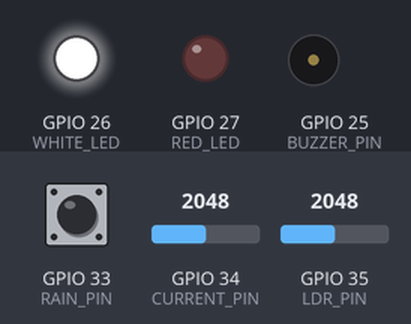
Bench run of a sketch on a simulated ESP32. Parts: output pins drawn as LEDs (lit = HIGH), buzzer (waves = sounding). The test bench sets the inputs (shaded band); at power-on: GPIO 35 (LDR_PIN) = 2048, GPIO 33 (RAIN_PIN) HIGH, GPIO 34 (CURRENT_PIN) = 2048 (analog values on the 0–4095 scale). WiFi joins after 1.5 s; servers stay silent unless stated; uploads are accepted with an empty reply; the local clock reads 2024-03-15 10:24:30 at power-on unless the sketch sets it; what the sketch prints to the serial monitor is not drawn.

Above: at 3.1 s.
3.2 s: GPIO 35 (LDR_PIN) set to 2636
4.7 s: GPIO 35 (LDR_PIN) set to 2723
At 5.8 s:
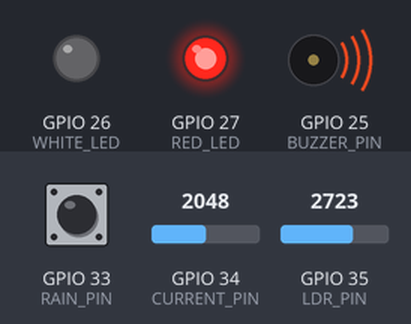
6.2 s: GPIO 35 (LDR_PIN) set to 2047
At 7.1 s:
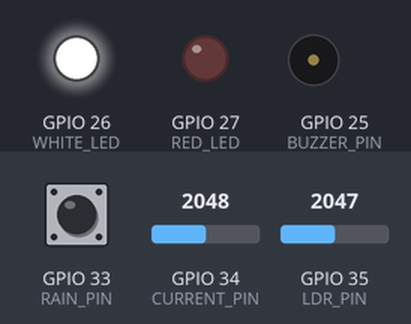
7.7 s: GPIO 35 (LDR_PIN) set to 2866
At 8.1 s:
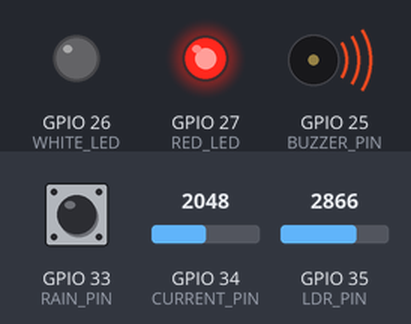
Timing chart, 0 to 10.2 s (numbered marks = the images above; inputs shaded):
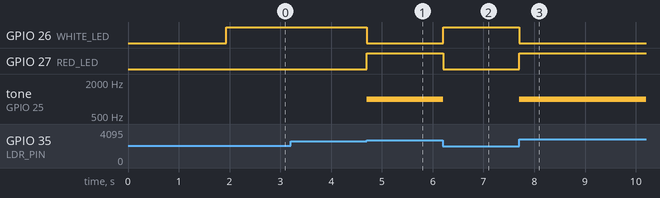

The sketch:

gunes_paneli.ino
```cpp
/* ============================================================
   Karakodak — Güneş Paneli İzleme Sistemi (ESP32)
   PRODUCTION / DAYANIKLI SÜRÜM
   ------------------------------------------------------------
   3 sensör okur, paneli değerlendirir, her 3 sn Supabase'e yazar:
     • LDR (ışık)        -> isik_seviyesi (%0-100)
     • ACS712 (akım)     -> uretim_amper  (A)
     • Yağmur sensörü    -> yagis_durumu  (true/false)
   Işık < %35 VEYA yağmur  -> ARIZA (kırmızı LED + buzzer)
   Aksi halde              -> NORMAL (beyaz LED)

   DAYANIKLILIK ÖZELLİKLERİ (İlyas isteği — "en üst düzey"):
     1) Donanım Task Watchdog — loop takılırsa otomatik reboot
     2) Yazılım watchdog — uzun süre başarı yoksa kendini resetler
     3) esp_reset_reason() — her açılışta NEDEN resetlendiğini yazar
     4) Dayanıklı WiFi — kopunca bloklamadan yeniden bağlanır
     5) HTTPS POST — timeout + tekrar denemeli (retry)
     6) Çevrimdışı tampon — internet yokken ölçümleri RAM'de saklar,
        bağlanınca zaman damgasıyla toplu gönderir (veri kaybı yok)
     7) Heap (RAM) izleme — kritik düşerse loglar/reboot
     8) Seviyeli detaylı loglama (uptime + INFO/WARN/ERROR) + sayaçlar

   Gerekli kütüphane: ArduinoJson  |  Kart: ESP32 Dev Module
   ============================================================ */

#include <WiFi.h>
#include <WiFiClientSecure.h>
#include <HTTPClient.h>
#include <ArduinoJson.h>
#include <esp_task_wdt.h>
#include <esp_system.h>
#include <time.h>

// ==================== AYARLAR ====================
const char* WIFI_SSID     = "Karakodak";
const char* WIFI_PASSWORD = "dmnmim01";

// Supabase — karakodak projesi (REST endpoint + anon public key)
const char* SUPABASE_URL  = "https://tfmtsrovkmvnsjozfjui.supabase.co/rest/v1/panel_verileri";
const char* SUPABASE_ANON = "eyJhbGciOiJIUzI1NiIsInR5cCI6IkpXVCJ9.eyJpc3MiOiJzdXBhYmFzZSIsInJlZiI6InRmbXRzcm92a212bnNqb3pmanVpIiwicm9sZSI6ImFub24iLCJpYXQiOjE3ODExOTAwNDMsImV4cCI6MjA5Njc2NjA0M30.qGgaZyRJdtzfzA0CWkbdj1_03ngyh2tbYOWRVTWC-3A";

// ==================== PİNLER ====================
#define LDR_PIN      35   // ışık sensörü   (analog giriş)
#define CURRENT_PIN  34   // ACS712 akım    (analog giriş)
#define RAIN_PIN     33   // yağmur sensörü (dijital; LOW = yağmur)
#define WHITE_LED    26   // NORMAL göstergesi
#define RED_LED      27   // ARIZA göstergesi
#define BUZZER_PIN   25   // ARIZA sesi

// ==================== PARAMETRELER ====================
const unsigned long GONDERIM_ARALIGI   = 3000;     // ms — 3 sn'de bir ölçüm/gönderim
const uint32_t      WDT_TIMEOUT_S       = 30;      // donanım watchdog (loop bu süre takılırsa reboot)
const unsigned long YAZILIM_WDT_MS      = 300000;  // 5 dk hiç başarılı gönderim yoksa kendini resetle
const unsigned long WIFI_BAGLANTI_TIMEOUT = 20000; // WiFi bağlanma denemesi üst sınırı (ms)
const int           HTTP_RETRY           = 2;      // başarısız POST tekrar deneme sayısı
const size_t        KRITIK_HEAP          = 20000;  // bu seviyenin altında reboot (bytes)
const int           TAMPON_BOYUT         = 40;     // çevrimdışı ölçüm tamponu (RAM ring buffer)
const int           STATUS_HER_N_GONDERIM= 20;     // her N gönderimde özet durum logu

// ---- ACS712 akım kalibrasyonu — DİKKAT: voltaj bölücüye bağlı, KALİBRE EDİLMELİ ----
// G34'e gelen sinyal, ACS712 OUT'unun direnç bölücüyle ölçeklenmiş hâli. Doğru amper için:
//   1) Paneli kapat/sök (0 akım), Serial Monitor'de "ACS712 G34: X.XXX V" satırını oku
//   2) O voltajı aşağıdaki ACS712_SIFIR_VOLT'a yaz
//   3) Bilinen bir akımda ölçüp gerekirse ACS712_VOLT_PER_AMP'i ayarla
const float ACS712_SIFIR_VOLT   = 1.65f;   // G34'te 0A iken voltaj (offset) — KALİBRE ET
const float ACS712_VOLT_PER_AMP = 0.185f;  // amper başına voltaj (V/A), bölücüyle ölçekli — KALİBRE ET

// ==================== DURUM / SAYAÇLAR ====================
unsigned long sonGonderim       = 0;
unsigned long sonBasariliEylem  = 0;   // yazılım watchdog referansı (ms)
unsigned long toplamGonderildi  = 0;
unsigned long toplamHata        = 0;
unsigned long ardisikHata       = 0;
size_t        minHeap           = SIZE_MAX;

// Çevrimdışı tampon (ring buffer)
struct Olcum {
  time_t zaman;       // epoch (0 = saat geçersizdi)
  int    isik;
  float  amper;
  bool   yagmur;
  char   durum[8];
};
Olcum  tampon[TAMPON_BOYUT];
int    tamponBas  = 0;
int    tamponSayi = 0;

// ============================================================
// LOGLAMA — [uptime] [SEVIYE] mesaj
// ============================================================
void logf(const char* seviye, const char* fmt, ...) {
  char msg[256];
  va_list args;
  va_start(args, fmt);
  vsnprintf(msg, sizeof(msg), fmt, args);
  va_end(args);
  unsigned long s = millis() / 1000UL;
  Serial.printf("[%02lu:%02lu:%02lu] [%s] %s\n",
                (s / 3600UL), (s / 60UL) % 60UL, s % 60UL, seviye, msg);
}

// ============================================================
// RESET SEBEBİ — "bir arıza olunca ne olduğunu anlayalım"
// ============================================================
const char* resetSebebiYazi(esp_reset_reason_t r) {
  switch (r) {
    case ESP_RST_POWERON:  return "Guc verildi (normal acilis)";
    case ESP_RST_SW:       return "Yazilimdan reset (ESP.restart)";
    case ESP_RST_PANIC:    return "PANIC — kod cokmesi/exception";
    case ESP_RST_INT_WDT:  return "Interrupt watchdog";
    case ESP_RST_TASK_WDT: return "TASK watchdog — loop takildi, otomatik kurtarildi";
    case ESP_RST_WDT:      return "Diger watchdog reset";
    case ESP_RST_BROWNOUT: return "BROWNOUT — besleme voltaji dustu (guc/kablo kontrol et)";
    case ESP_RST_DEEPSLEEP:return "Deep sleep sonrasi uyanma";
    case ESP_RST_EXT:      return "Harici reset (EN pini)";
    default:               return "Bilinmiyor";
  }
}

// ============================================================
// WATCHDOG (donanım) — versiyon güvenli (core 2.x / 3.x)
// ============================================================
void watchdogBaslat() {
#if ESP_ARDUINO_VERSION_MAJOR >= 3
  esp_task_wdt_config_t cfg = {
    .timeout_ms    = WDT_TIMEOUT_S * 1000UL,
    .idle_core_mask = 0,
    .trigger_panic = true
  };
  esp_err_t e = esp_task_wdt_init(&cfg);
  if (e == ESP_ERR_INVALID_STATE) esp_task_wdt_reconfigure(&cfg);
#else
  esp_task_wdt_init(WDT_TIMEOUT_S, true);
#endif
  esp_task_wdt_add(NULL);   // bu task'i (loop) izle
  logf("INFO", "Donanim watchdog aktif: %us", (unsigned)WDT_TIMEOUT_S);
}
inline void watchdogBesle() { esp_task_wdt_reset(); }

// ============================================================
// KURULUM
// ============================================================
void setup() {
  Serial.begin(115200);
  delay(400);
  Serial.println();
  logf("INFO", "====== KARAKODAK GUNES PANELI IZLEME ======");

  // Son reset sebebini yaz (arıza tanılama)
  esp_reset_reason_t rr = esp_reset_reason();
  logf("INFO", "Onceki reset sebebi: %s", resetSebebiYazi(rr));
  if (rr == ESP_RST_BROWNOUT) {
    logf("WARN", "Brownout tespit edildi! USB/adaptor gucu ya da kablo zayif olabilir.");
  }
  logf("INFO", "Chip: %s  |  Bos heap: %u byte", ESP.getChipModel(), (unsigned)ESP.getFreeHeap());

  pinMode(WHITE_LED, OUTPUT);
  pinMode(RED_LED,   OUTPUT);
  pinMode(BUZZER_PIN, OUTPUT);
  pinMode(RAIN_PIN,  INPUT);

  // ADC: 0–3.3V tam aralık + 12-bit (0–4095)
  analogSetAttenuation(ADC_11db);
  analogReadResolution(12);

  watchdogBaslat();

  WiFi.persistent(false);
  WiFi.setAutoReconnect(true);
  wifiBaglan();

  // NTP — çevrimdışı tampon ölçümlerine doğru zaman damgası için (UTC)
  if (WiFi.status() == WL_CONNECTED) ntpBaslat();

  sonBasariliEylem = millis();
  logf("INFO", "Kurulum tamam, dongu basliyor.");
}

// ============================================================
// ANA DÖNGÜ
// ============================================================
void loop() {
  watchdogBesle();              // donanım watchdog'u besle (loop yaşıyor)

  // Yazılım watchdog: uzun süre hiç başarı yoksa temiz başlangıç
  if (millis() - sonBasariliEylem > YAZILIM_WDT_MS) {
    logf("ERROR", "%lu dk basarili gonderim yok — kendini resetliyor (self-recovery).",
         YAZILIM_WDT_MS / 60000UL);
    delay(150);
    ESP.restart();
  }

  // Heap izleme: kritik düşerse (sızıntı vb.) temiz başlangıç
  size_t heap = ESP.getFreeHeap();
  if (heap < minHeap) minHeap = heap;
  if (heap < KRITIK_HEAP) {
    logf("ERROR", "Heap kritik (%u byte) — reboot.", (unsigned)heap);
    delay(150);
    ESP.restart();
  }

  // WiFi koptuysa bloklamadan yeniden bağlanmayı dene
  if (WiFi.status() != WL_CONNECTED) {
    wifiBaglan();
  }

  // 1) Sensörleri oku
  int   isik   = isikOku();
  float amper  = akimOku();
  bool  yagmur = yagmurVar();
  bool  ariza  = (isik < 35 || yagmur);

  // 2) Yerel uyarı: LED + buzzer
  if (ariza) {
    digitalWrite(RED_LED, HIGH);
    digitalWrite(WHITE_LED, LOW);
    tone(BUZZER_PIN, 1000);
  } else {
    digitalWrite(RED_LED, LOW);
    digitalWrite(WHITE_LED, HIGH);
    noTone(BUZZER_PIN);
  }

  // 3) Her 3 sn'de bir gönderim
  if (millis() - sonGonderim >= GONDERIM_ARALIGI) {
    sonGonderim = millis();
    const char* durum = ariza ? "ARIZA" : "NORMAL";

    bool basarili = false;
    if (WiFi.status() == WL_CONNECTED) {
      basarili = veriGonder(isik, amper, yagmur, durum);   // anlık (created_at = sunucu now())
      if (basarili) {
        tamponFlush();      // birikmiş çevrimdışı ölçümler varsa onları da gönder
      }
    }

    if (!basarili) {
      // WiFi/server yok ya da POST başarısız -> ölçümü zaman damgasıyla tampona al
      tamponaEkle(suAnEpoch(), isik, amper, yagmur, durum);
      logf("WARN", "Gonderilemedi -> tampona alindi (tampon: %d/%d)", tamponSayi, TAMPON_BOYUT);
    }

    durumOzeti();
  }
}

// ============================================================
// WiFi — bloklamayan, timeout'lu bağlanma (watchdog beslenir)
// ============================================================
void wifiBaglan() {
  if (WiFi.status() == WL_CONNECTED) return;

  logf("INFO", "WiFi baglaniyor: %s", WIFI_SSID);
  WiFi.mode(WIFI_STA);
  WiFi.begin(WIFI_SSID, WIFI_PASSWORD);

  unsigned long basla = millis();
  while (WiFi.status() != WL_CONNECTED && millis() - basla < WIFI_BAGLANTI_TIMEOUT) {
    delay(300);
    watchdogBesle();        // uzun bekleme sırasında watchdog'u besle (reboot olmasın)
    Serial.print(".");
  }
  Serial.println();

  if (WiFi.status() == WL_CONNECTED) {
    logf("INFO", "WiFi OK — IP: %s  RSSI: %d dBm",
         WiFi.localIP().toString().c_str(), WiFi.RSSI());
  } else {
    logf("WARN", "WiFi baglanamadi (timeout). Donguye devam, tekrar denenecek.");
  }
}

// ============================================================
// NTP — UTC saat (çevrimdışı tampon zaman damgaları için)
// ============================================================
void ntpBaslat() {
  configTime(0, 0, "pool.ntp.org", "time.nist.gov");   // UTC
  logf("INFO", "NTP saat senkronu bekleniyor...");
  unsigned long basla = millis();
  while (!zamanGecerli() && millis() - basla < 8000) {
    delay(300);
    watchdogBesle();
  }
  if (zamanGecerli()) logf("INFO", "NTP senkron tamam (UTC).");
  else                logf("WARN", "NTP senkron olmadi — tampon kayitlari sunucu saatiyle yazilir.");
}

bool   zamanGecerli() { return time(nullptr) > 1700000000UL; }     // ~2023 sonrası geçerli
time_t suAnEpoch()    { return zamanGecerli() ? time(nullptr) : 0; }

String isoZaman(time_t t) {
  struct tm g;
  gmtime_r(&t, &g);
  char buf[25];
  strftime(buf, sizeof(buf), "%Y-%m-%dT%H:%M:%SZ", &g);
  return String(buf);
}

// ============================================================
// SENSÖRLER (matematik orijinalle birebir — donanımla uyumlu)
// ============================================================
int isikOku() {
  int ham   = analogRead(LDR_PIN);
  int yuzde = map(ham, 4095, 0, 0, 100);     // karanlık=0, aydınlık=100
  return constrain(yuzde, 0, 100);
}

float akimOku() {
  // ACS712: 0A ~1.65V (3.3V'un yarısı), hassasiyet 0.185 V/A
  float ham   = analogRead(CURRENT_PIN);
  float volt  = (ham / 4095.0f) * 3.3f;
  float amper = fabs((volt - 1.65f) / 0.185f);
  if (amper < 0.1f) amper = 0.0f;            // gürültü eşiği
  return amper;
}

bool yagmurVar() {
  return digitalRead(RAIN_PIN) == LOW;       // LOW = yağmur algılandı
}

// ============================================================
// SUPABASE — anlık tek gönderim (retry'li, timeout'lu)
// created_at gönderilmez -> sunucu now() yazar (en doğru anlık saat)
// ============================================================
bool veriGonder(int isik, float amper, bool yagmur, const char* durum) {
  StaticJsonDocument<200> doc;
  doc["isik_seviyesi"] = isik;
  doc["uretim_amper"]  = amper;
  doc["yagis_durumu"]  = yagmur;
  doc["durum"]         = durum;
  String govde;
  serializeJson(doc, govde);

  return httpGonder(govde);   // tek obje (array değil)
}

// ============================================================
// ÇEVRİMDIŞI TAMPON — ring buffer (en eskiyi düşürür)
// ============================================================
void tamponaEkle(time_t z, int isik, float amper, bool yagmur, const char* durum) {
  int idx = (tamponBas + tamponSayi) % TAMPON_BOYUT;
  tampon[idx].zaman  = z;
  tampon[idx].isik   = isik;
  tampon[idx].amper  = amper;
  tampon[idx].yagmur = yagmur;
  strncpy(tampon[idx].durum, durum, sizeof(tampon[idx].durum) - 1);
  tampon[idx].durum[sizeof(tampon[idx].durum) - 1] = '\0';

  if (tamponSayi < TAMPON_BOYUT) {
    tamponSayi++;
  } else {
    tamponBas = (tamponBas + 1) % TAMPON_BOYUT;   // tampon dolu -> en eskiyi at
    logf("WARN", "Tampon dolu — en eski olcum dusuruldu.");
  }
}

// Birikmiş ölçümleri TEK toplu POST (array) ile gönder
void tamponFlush() {
  if (tamponSayi == 0) return;

  String govde = "[";
  for (int i = 0; i < tamponSayi; i++) {
    int idx = (tamponBas + i) % TAMPON_BOYUT;
    if (i) govde += ",";
    govde += "{";
    if (tampon[idx].zaman > 0) {                 // zaman varsa orijinal damgayı koru
      govde += "\"created_at\":\"" + isoZaman(tampon[idx].zaman) + "\",";
    }
    govde += "\"isik_seviyesi\":" + String(tampon[idx].isik) + ",";
    govde += "\"uretim_amper\":"  + String(tampon[idx].amper, 3) + ",";
    govde += "\"yagis_durumu\":"  + String(tampon[idx].yagmur ? "true" : "false") + ",";
    govde += "\"durum\":\""        + String(tampon[idx].durum) + "\"}";
  }
  govde += "]";

  logf("INFO", "Tampon gonderiliyor (%d olcum, toplu)...", tamponSayi);
  if (httpGonder(govde)) {
    logf("INFO", "Tampon basariyla bosaltildi (%d olcum).", tamponSayi);
    tamponBas  = 0;
    tamponSayi = 0;
  } else {
    logf("WARN", "Tampon gonderilemedi — bir sonraki baglantida tekrar denenecek.");
  }
}

// ============================================================
// HTTP — ortak gönderim (timeout + retry). Başarıda true.
// ============================================================
bool httpGonder(const String& govde) {
  if (WiFi.status() != WL_CONNECTED) return false;

  for (int deneme = 0; deneme <= HTTP_RETRY; deneme++) {
    watchdogBesle();

    WiFiClientSecure client;
    client.setInsecure();                 // Supabase TLS — sertifika doğrulaması atlanır

    HTTPClient https;
    https.setConnectTimeout(5000);
    https.setTimeout(8000);

    if (!https.begin(client, SUPABASE_URL)) {
      logf("ERROR", "HTTPS begin hatasi (deneme %d)", deneme + 1);
      continue;
    }
    https.addHeader("apikey", SUPABASE_ANON);
    https.addHeader("Authorization", String("Bearer ") + SUPABASE_ANON);
    https.addHeader("Content-Type", "application/json");
    https.addHeader("Prefer", "return=minimal");

    int kod = https.POST(govde);
    https.end();

    if (kod == 200 || kod == 201) {
      toplamGonderildi++;
      ardisikHata = 0;
      sonBasariliEylem = millis();
      logf("INFO", "Gonderildi [%d]  (toplam: %lu)", kod, toplamGonderildi);
      return true;
    }

    // Hata — detaylı logla
    toplamHata++;
    ardisikHata++;
    if (kod > 0) {
      logf("ERROR", "HTTP %d (deneme %d/%d). Yanit: %s",
           kod, deneme + 1, HTTP_RETRY + 1, https.getString().c_str());
    } else {
      logf("ERROR", "Baglanti hatasi: %s (deneme %d/%d)",
           HTTPClient::errorToString(kod).c_str(), deneme + 1, HTTP_RETRY + 1);
    }
    delay(300);
  }
  return false;
}

// ============================================================
// PERİYODİK DURUM ÖZETİ — sağlık göstergeleri
// ============================================================
void durumOzeti() {
  static unsigned long sayac = 0;
  sayac++;
  if (sayac % STATUS_HER_N_GONDERIM != 0) return;

  unsigned long up = millis() / 1000UL;
  logf("INFO", "== DURUM == uptime:%lus  heap:%u(min:%u)  RSSI:%d  gonderim:%lu  hata:%lu  tampon:%d",
       up, (unsigned)ESP.getFreeHeap(), (unsigned)minHeap,
       (WiFi.status() == WL_CONNECTED ? WiFi.RSSI() : 0),
       toplamGonderildi, toplamHata, tamponSayi);
}
```

Measured:
- the behaviour switches between 2661 and 2662 on GPIO 35 (LDR_PIN) (found by bisection; images 0 and 1)
- after the input at 3.2 s, every drawn part: stays the same
- after the input at 4.7 s, GPIO 26 (WHITE_LED): HIGH → LOW at once; GPIO 27 (RED_LED): LOW → HIGH at once; tone on GPIO 25 (BUZZER_PIN): silent → 1000 Hz at once
- after the input at 6.2 s, GPIO 26 (WHITE_LED): LOW → HIGH at once; GPIO 27 (RED_LED): HIGH → LOW at once; tone on GPIO 25 (BUZZER_PIN): 1000 Hz → silent at once
- after the input at 7.7 s, GPIO 26 (WHITE_LED): HIGH → LOW at once; GPIO 27 (RED_LED): LOW → HIGH at once; tone on GPIO 25 (BUZZER_PIN): silent → 1000 Hz at once
